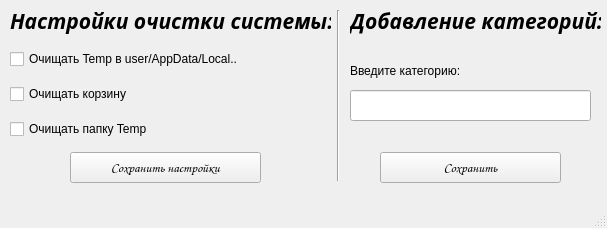
<?xml version="1.0" encoding="UTF-8"?>
<ui version="4.0">
 <class>MainWindow</class>
 <widget class="QMainWindow" name="MainWindow">
  <property name="geometry">
   <rect>
    <x>0</x>
    <y>0</y>
    <width>607</width>
    <height>228</height>
   </rect>
  </property>
  <property name="windowTitle">
   <string>MainWindow</string>
  </property>
  <widget class="QWidget" name="centralwidget">
   <widget class="QWidget" name="verticalLayoutWidget">
    <property name="geometry">
     <rect>
      <x>10</x>
      <y>40</y>
      <width>311</width>
      <height>111</height>
     </rect>
    </property>
    <layout class="QVBoxLayout" name="verticalLayout">
     <item>
      <widget class="QCheckBox" name="checkBox_3">
       <property name="cursor">
        <cursorShape>PointingHandCursor</cursorShape>
       </property>
       <property name="text">
        <string>Очищать Temp в user/AppData/Local..</string>
       </property>
      </widget>
     </item>
     <item>
      <widget class="QCheckBox" name="checkBox_2">
       <property name="cursor">
        <cursorShape>PointingHandCursor</cursorShape>
       </property>
       <property name="text">
        <string>Очищать корзину</string>
       </property>
      </widget>
     </item>
     <item>
      <widget class="QCheckBox" name="checkBox">
       <property name="cursor">
        <cursorShape>PointingHandCursor</cursorShape>
       </property>
       <property name="text">
        <string>Очищать папку Temp</string>
       </property>
      </widget>
     </item>
    </layout>
   </widget>
   <widget class="QLabel" name="label">
    <property name="geometry">
     <rect>
      <x>10</x>
      <y>0</y>
      <width>321</width>
      <height>41</height>
     </rect>
    </property>
    <property name="font">
     <font>
      <family>Segoe UI Semibold</family>
      <pointsize>16</pointsize>
      <weight>75</weight>
      <italic>true</italic>
      <bold>true</bold>
     </font>
    </property>
    <property name="text">
     <string>Настройки очистки системы:</string>
    </property>
   </widget>
   <widget class="QPushButton" name="pushButton">
    <property name="geometry">
     <rect>
      <x>70</x>
      <y>152</y>
      <width>191</width>
      <height>31</height>
     </rect>
    </property>
    <property name="font">
     <font>
      <family>Comic Sans MS</family>
      <pointsize>10</pointsize>
      <weight>75</weight>
      <bold>true</bold>
     </font>
    </property>
    <property name="cursor">
     <cursorShape>PointingHandCursor</cursorShape>
    </property>
    <property name="styleSheet">
     <string notr="true">QPushButton:hover {
	background-color: rgb(185, 185, 218);
}</string>
    </property>
    <property name="text">
     <string>Сохранить настройки</string>
    </property>
   </widget>
   <widget class="Line" name="line">
    <property name="geometry">
     <rect>
      <x>330</x>
      <y>10</y>
      <width>16</width>
      <height>171</height>
     </rect>
    </property>
    <property name="orientation">
     <enum>Qt::Vertical</enum>
    </property>
   </widget>
   <widget class="QLabel" name="label_2">
    <property name="geometry">
     <rect>
      <x>350</x>
      <y>0</y>
      <width>251</width>
      <height>41</height>
     </rect>
    </property>
    <property name="font">
     <font>
      <family>Segoe UI Semibold</family>
      <pointsize>16</pointsize>
      <weight>75</weight>
      <italic>true</italic>
      <bold>true</bold>
     </font>
    </property>
    <property name="text">
     <string>Добавление категорий:</string>
    </property>
   </widget>
   <widget class="QLabel" name="label_3">
    <property name="geometry">
     <rect>
      <x>350</x>
      <y>60</y>
      <width>111</width>
      <height>21</height>
     </rect>
    </property>
    <property name="text">
     <string>Введите категорию:</string>
    </property>
   </widget>
   <widget class="QLineEdit" name="lineEdit">
    <property name="geometry">
     <rect>
      <x>350</x>
      <y>90</y>
      <width>241</width>
      <height>31</height>
     </rect>
    </property>
   </widget>
   <widget class="QPushButton" name="pushButton_2">
    <property name="geometry">
     <rect>
      <x>380</x>
      <y>152</y>
      <width>181</width>
      <height>31</height>
     </rect>
    </property>
    <property name="font">
     <font>
      <family>Comic Sans MS</family>
      <pointsize>10</pointsize>
      <weight>75</weight>
      <bold>true</bold>
     </font>
    </property>
    <property name="cursor">
     <cursorShape>PointingHandCursor</cursorShape>
    </property>
    <property name="styleSheet">
     <string notr="true">QPushButton:hover {
	background-color: rgb(185, 185, 218);
}</string>
    </property>
    <property name="text">
     <string>Сохранить</string>
    </property>
   </widget>
  </widget>
  <widget class="QMenuBar" name="menubar">
   <property name="geometry">
    <rect>
     <x>0</x>
     <y>0</y>
     <width>607</width>
     <height>19</height>
    </rect>
   </property>
  </widget>
  <widget class="QStatusBar" name="statusbar"/>
 </widget>
 <resources/>
 <connections/>
</ui>
